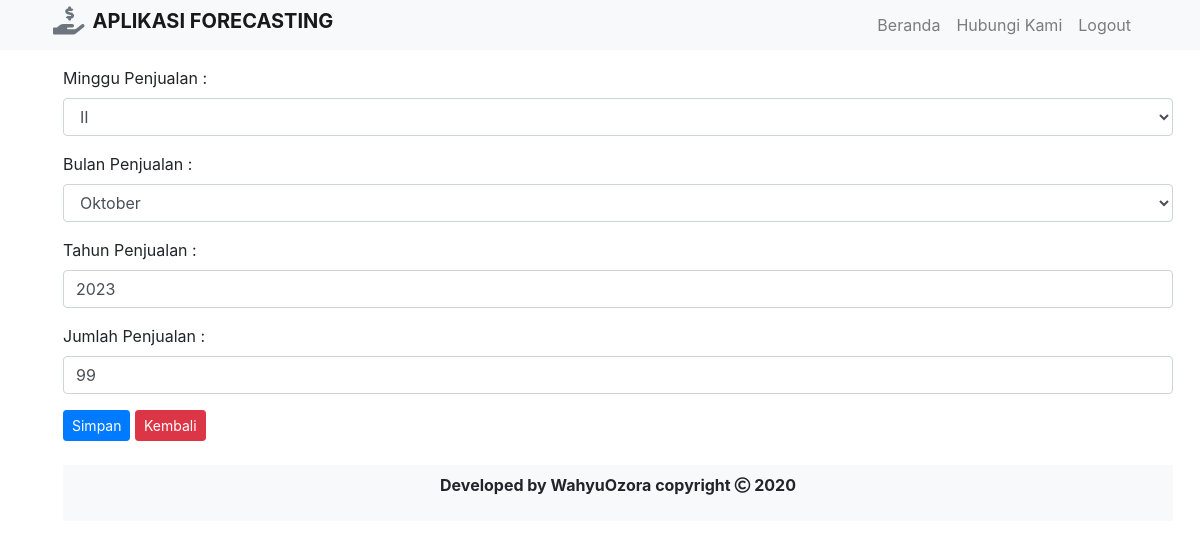
The app's page /edit.php?id=32 (signed in) with its own data.
### tables this page shows
CREATE TABLE `penjualan` (
  `id_jual` int(11) NOT NULL,
  `minggu` char(1) NOT NULL,
  `bulan` char(2) NOT NULL,
  `tahun` char(4) NOT NULL,
  `jumlah` int(6) NOT NULL
);

### edit.php (the view, shortened to what this page needs)
<?php
include "koneksi.php";
    $id = $_GET["id"];
$queryambil = "SELECT * FROM penjualan WHERE id_jual =$id ";
$resultambil = mysqli_query($koneksi, $queryambil);
    while ($rowambil = mysqli_fetch_array($resultambil)) {
?>
    <!DOCTYPE html>
    <html lang="en">
    <head>
        <link rel="stylesheet" type ="text/css" href="css/bootstrap.min.css">
        <link rel="stylesheet" type ="text/css" href="style.css">
        <link rel="stylesheet" type ="text/css" href="fontawesome-free/css/all.min.css">
    </head>
    <body>
    <nav class="navbar navbar-expand-lg navbar-light bg-light fixed-top" style="height: 50px">
      <div class="container">
          <h3><i class="fas fa-hand-holding-usd text-secondary m-2"></i></h3>
      <h2 class="navbar-brand font-weight-bold">APLIKASI FORECASTING</h2>
      <div class="collapse navbar-collapse" id="navbarSupportedContent">
        <ul class="navbar-nav ml-auto mr-3">
          <li class="nav-item">
            <a class="nav-link btn-outline-secondary btn-light" href="index.php">Beranda <span class="sr-only">(current)</span></a>
            <li class="nav-item">
            <a class="nav-link btn-outline-secondary btn-light" href="https://api.whatsapp.com/send?phone=62895426572500&text=Assalamualaikum%20Admin%20Ganteng">Hubungi Kami <span class="sr-only">(current)</span></a>
          <li class="nav-item">
            <a class="nav-link btn-outline-secondary btn-light" href="logout.php">Logout <span class="sr-only">(current)</span></a>
        </ul>
      </div>
      </div>
    </nav>
    <form method ="post" action="method_edit.php" enctype="multipart/form-data">
<div class="container ml-5">
<h3 class="text-center mt-3 mb-2">EDIT DATA PENJUALAN</h3>
<div class="form-group">
    <label for="">Minggu Penjualan :</label>
    <select name="minggu" id="minggu" class="form-control">
    <?php
        if ($rowambil["minggu"] == "2")  echo "<option value='2' selected>II</option>";
            else echo "<option value='2'>II</option>";
        ?>
    </select>
</div>
<div class="form-group">
    <label for="">Bulan Penjualan :</label>
    <select name="bulan" id="bulan" class="form-control">
    <?php
        if ($rowambil["bulan"] == "10") echo " <option value='10' selected>Oktober</option>";
            else echo "<option value='10' >Oktober</option>";
     ?>
    </select>
</div>
<div class="form-group">
    <label for="">Tahun Penjualan :</label>
    <input type="year"  class="form-control" name="tahun" id="tahun" value="<?php echo $rowambil["tahun"]; ?>">
</div>
<div class="form-group">
    <label for="">Jumlah Penjualan :</label>
    <input type="text"  class="form-control" name="jumlah" id="jumlah" size="4" maxlength="6" value="<?php echo $rowambil["jumlah"]; ?>">
</div>
<button type="submit" name="submitedit" id="submitedit" class ="btn btn-sm btn-primary">Simpan</button>
<a href="data_penjualan.php" class="btn btn-sm btn-danger">Kembali</a>
<br>
<br>
</form>
<?php } ?>
<footer>
<div class="copyright text-center bg-light font-weight-bold p-2" >
  <p>Developed by WahyuOzora copyright <i class="far fa-copyright"></i> 2020</p>
</div>
</footer>
    </body>
    </html>

### records on screen
penjualan: minggu "II", bulan "Oktober", tahun "2023", jumlah "99"
